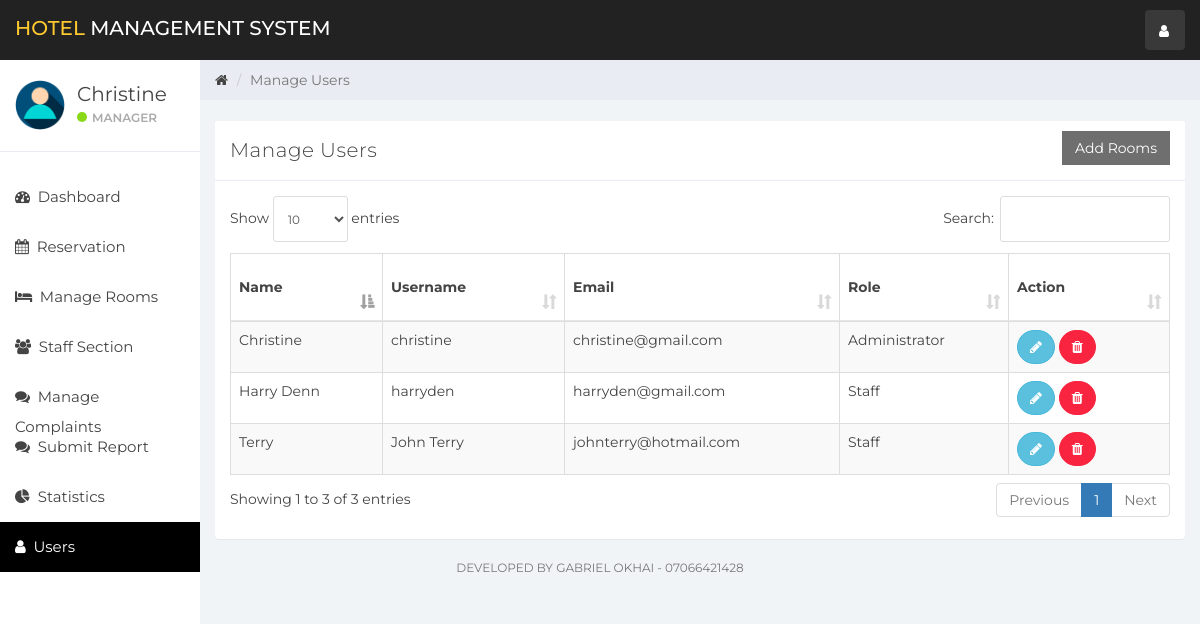
The page /index.php?user (signed in) on the database its author committed.
### tables this page shows
CREATE TABLE `user` (
  `id` int(11) NOT NULL,
  `name` varchar(100) NOT NULL,
  `username` varchar(15) NOT NULL,
  `email` varchar(100) NOT NULL,
  `role_id` int(2) NOT NULL,
  `password` varchar(100) NOT NULL,
  `created_at` timestamp NOT NULL DEFAULT current_timestamp()
);

### user.php (the view, shortened to what this page needs)
<div class="col-sm-9 col-sm-offset-3 col-lg-10 col-lg-offset-2 main">
    <div class="row">
        <ol class="breadcrumb">
            <li><a href="#">
                    <em class="fa fa-home"></em>
                </a></li>
            <li class="active">Manage Users</li>
        </ol>
    </div>
    <br>
    <div class="row">
        <div class="col-lg-12">
        </div>
    </div>
    <div class="row">
        <div class="col-lg-12">
            <div class="panel panel-default">
                <div class="panel-heading">Manage Users
                    <button class="btn btn-secondary pull-right" style="border-radius:0%" data-toggle="modal" data-target="#addRoom">Add Rooms</button>
                </div>
                <div class="panel-body">
                    <table class="table table-striped table-bordered table-responsive" cellspacing="0" width="100%"
                           id="rooms">
                        <thead>
                        <tr>
                            <th>Name</th>
                            <th>Username</th>
                            <th>Email</th>
                            <th>Role</th>
                            <th>Action</th>
                        </tr>
                        </thead>
                        <tbody>
                        <?php
                        $room_query = "SELECT * FROM user";
                        $rooms_result = mysqli_query($connection, $room_query);
                        if (mysqli_num_rows($rooms_result) > 0) {
                            while ($user = mysqli_fetch_assoc($rooms_result)) { ?>
                                <tr>
                                    <td><?php echo $user['name'] ?></td>
                                    <td><?php echo $user['username'] ?></td>
                                    <td>
                                    <?php echo $user['email'] ?>
                                        <?php
                                        if($user['role_id']==1){
                                            echo("<td>Administrator </td>");
                                        }else{
                                            echo("<td>Staff </td>");
                                        }
                                        ?>
                                    <td>
                                        <button title="Edit User Password" user_id="<?php echo($user['id']); ?>" style="border-radius:60px;" data-toggle="modal"
                                                data-target="#editRoom"
                                                id="userEdit" class="btn btn-info userEdit"><i class="fa fa-pencil"></i></button>
                                        <a href="ajax.php?delete_user=<?php echo $user['id']; ?>"
                                           class="btn btn-danger" style="border-radius:60px;" onclick="return confirm('Are you Sure You want to delete ?')"><i
                                                    class="fa fa-trash" alt="delete"></i></a>
                                    </td>
                                </tr>
                            <?php }
                        } else {
                            echo "No Rooms";
                        }
                        ?>
                        </tbody>
                    </table>
                </div>
            </div>
        </div>
    </div>
    </div>
    <div class="row">
        <div class="col-sm-12">
        <p class="back-link">Developed By Gabriel Okhai - 07066421428</p>
        </div>
    </div>

### sidebar.php (shortened to what this page needs)
<div id="sidebar-collapse" class="col-sm-3 col-lg-2 sidebar">
    <div class="profile-sidebar">
        <div class="profile-userpic">
            <img src="img/user.png" class="img-responsive" alt="">
        </div>
        <div class="profile-usertitle">
            <div class="profile-usertitle-name"><?php echo $user['name'];?></div>
            <div class="profile-usertitle-status"><span class="indicator label-success"></span>Manager</div>
        </div>
    </div>
    <ul class="nav menu">
    <?php
        if (isset($_GET['dashboard'])){ ?>
            <li class="active">
                <a href="index.php?dashboard"><em class="fa fa-dashboard">&nbsp;</em>
                    Dashboard
                </a>
            </li>
        <?php } else{?>
            <li>
                <a href="index.php?dashboard"><em class="fa fa-dashboard">&nbsp;</em>
                    Dashboard
                </a>
            </li>
        <?php }
        if (isset($_GET['reservation'])){ ?>
            <li class="active">
            <a href="index.php?reservation"><em class="fa fa-calendar">&nbsp;</em>
                    Reservation
                </a>
            </li>
        <?php } else{?>
            <li>
            <a href="index.php?reservation"><em class="fa fa-calendar">&nbsp;</em>
                    Reservation
                </a>
            </li>
        <?php }
        if (isset($_GET['room_mang'])){ ?>
            <li class="active">
                <a href="index.php?room_mang"><em class="fa fa-bed">&nbsp;</em>
                    Manage Rooms
                </a>
            </li>
        <?php } else{?>
            <li>
            <a href="index.php?room_mang"><em class="fa fa-bed">&nbsp;</em>
                    Manage Rooms
                </a>
            </li>
        <?php }
        if (isset($_GET['staff_mang'])){ ?>
            <li class="active">
                <a href="index.php?staff_mang"><em class="fa fa-users">&nbsp;</em>
                    Staff Section
                </a>
            </li>
        <?php } else{?>
            <li>
                <a href="index.php?staff_mang"><em class="fa fa-users">&nbsp;</em>
                    Staff Section
                </a>
            </li>
        <?php }
        if (isset($_GET['complain'])){ ?>
            <li class="active">
                <a href="index.php?complain"><em class="fa fa-comments">&nbsp;</em>
                    Manage Complaints
                </a>
            </li>
        <?php } else{?>
            <li>
                <a href="index.php?complain"><em class="fa fa-comments">&nbsp;</em>
                    Manage Complaints
                </a>
            </li>
        <?php }
        ?>
<?php
        if (isset($_GET['report'])){ ?>
            <li class="active">
                <a href="index.php?report"><em class="fa fa-comments">&nbsp;</em>
                   Submit Report
                </a>
            </li>
        <?php } else{?>
            <li>
                <a href="index.php?report"><em class="fa fa-comments">&nbsp;</em>
                   Submit Report
                </a>
            </li>
        <?php }
        ?>
        <?php
        if (isset($_GET['statistics'])){ ?>
            <li class="active">
                <a href="index.php?statistics"><em class="fa fa-pie-chart">&nbsp;</em>
                    Statistics
                </a>
            </li>
        <?php } else{?>
        <li>
            <a href="index.php?statistics"><em class="fa fa-pie-chart">&nbsp;</em>
                Statistics
            </a>
        </li>
<?php }?>
<?php
        if (isset($_GET['user'])){ ?>
            <li class="active">
                <a href="index.php?user"><em class="fa fa-user">&nbsp;</em>
                   Users
                </a>
            </li>
<?php }?>
    </ul>
</div>

### css/styles.css (style rules this page uses)
body { background: #f1f4f7; padding-top: 60px; font-size: 14px; color: #444444; font-family: "Montserrat", "Helvetica Neue", Helvetica, Arial, sans-serif; }
p { color: #777; }
a, a:hover, a:focus { color: #444444; }
.btn-secondary, .btn-secondary:hover, .btn-secondary:focus, .btn-secondary:active, .btn-secondary.active, .open > .dropdown-toggle.btn-secondary, .btn-secondary.disabled, .btn-secondary[disabled], fieldset[disabled] .btn-secondary, .btn-secondary.disabled:hover, .btn-secondary[disabled]:hover, fieldset[disabled] .btn-secondary:hover, .btn-secondary.disabled:focus, .btn-secondary[disabled]:focus, fieldset[disabled] .btn-secondary:focus, .btn-secondary.disabled:active, .btn-secondary[disabled]:active, fieldset[disabled] .btn-secondary:active, .btn-secondary.disabled.active, .btn-secondary[disabled].active, fieldset[disabled] .btn-secondary.active { background-color: #6f6f6f; border-color: #6f6f6f; color: white; }
.btn-danger, .btn-danger:hover, .btn-danger:focus, .btn-danger:active, .btn-danger.active, .open > .dropdown-toggle.btn-danger, .btn-danger.disabled, .btn-danger[disabled], fieldset[disabled] .btn-danger, .btn-danger.disabled:hover, .btn-danger[disabled]:hover, fieldset[disabled] .btn-danger:hover, .btn-danger.disabled:focus, .btn-danger[disabled]:focus, fieldset[disabled] .btn-danger:focus, .btn-danger.disabled:active, .btn-danger[disabled]:active, fieldset[disabled] .btn-danger:active, .btn-danger.disabled.active, .btn-danger[disabled].active, fieldset[disabled] .btn-danger.active { background-color: #f9243f; border-color: #f9243f; }
.label-success { background-color: #8ad919; }
.panel { border: 0; }
.panel-heading { font-size: 20px; font-weight: 300; letter-spacing: 0.025em; height: 60px; line-height: 38px; }
.panel-default .panel-heading { background: #fff; border-bottom: 1px solid #e9ecf2; color: #444444; }
.sidebar { display: block; padding: 0; display: none; box-shadow: none; background: #fff; }
.sidebar ul { margin: 20px 0px; }
@media (min-width: 768px) { .sidebar { display: block; position: fixed; top: 60px; bottom: 0; left: 0; z-index: 1000; display: block; margin: 0; padding: 0; overflow-x: hidden; overflow-y: auto; } }
.sidebar ul.nav .active a, .sidebar ul.nav li.parent a.active, .sidebar ul.nav .active > a:hover, .sidebar ul.nav li.parent a.active:hover, .sidebar ul.nav .active > a:focus, .sidebar ul.nav li.parent a.active:focus { color: #fff; background-color: #000000; }
.sidebar ul.nav li a { height: 50px; font-size: 15px; line-height: 2em; color: #444444; }
.profile-sidebar { padding: 10px 0; border-bottom: 1px solid #e9ecf2; }
.indicator { width: 10px; height: 10px; display: inline-block; border-radius: 9999px; margin-right: 5px; }
.profile-userpic img { float: left; margin: 10px 0px 0px 15px; width: 50px; height: 50px; border-radius: 9999px !important; }
.profile-usertitle { float: left; text-align: left; margin: 10px 0 0 12px; }
.profile-usertitle-name { font-size: 20px; margin-bottom: 0px; }
.profile-usertitle-status { text-transform: uppercase; color: #aaa; font-size: 12px; font-weight: 600; margin-bottom: 15px; }
.breadcrumb { border-radius: 0; padding: 10px 15px 10px 15px; background: #e9ecf2; margin: 0; }
.table { background: #fff; }
.table > thead > tr > th { border-bottom: 1px solid #e6e7e8; vertical-align: middle; height: 50px; }
p.back-link { text-align: center; margin-bottom: 20px; font-size: 12px; text-transform: uppercase; }

### rows shown on the page
user: name "Christine", username "christine", email "christine@gmail.com", role_id "Administrator"
user: name "Harry Denn", username "harryden", email "harryden@gmail.com", role_id "Staff"
user: name "Terry", username "John Terry", email "johnterry@hotmail.com", role_id "Staff"
